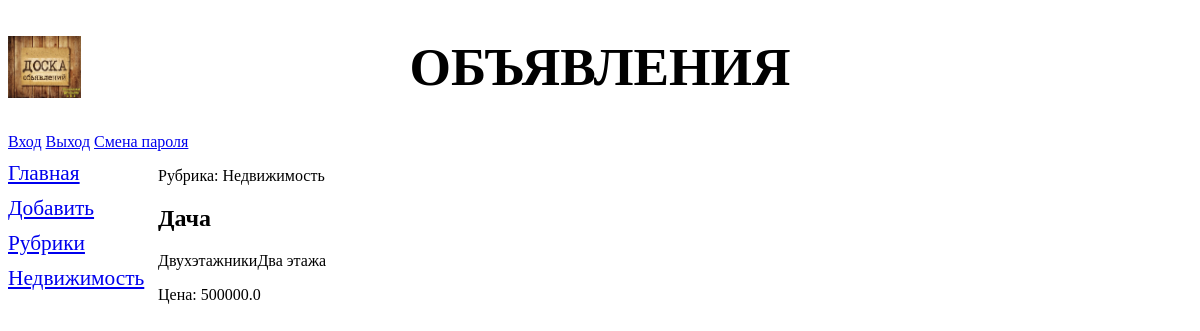
Before: /bboard/detail/1/ with the older database file.
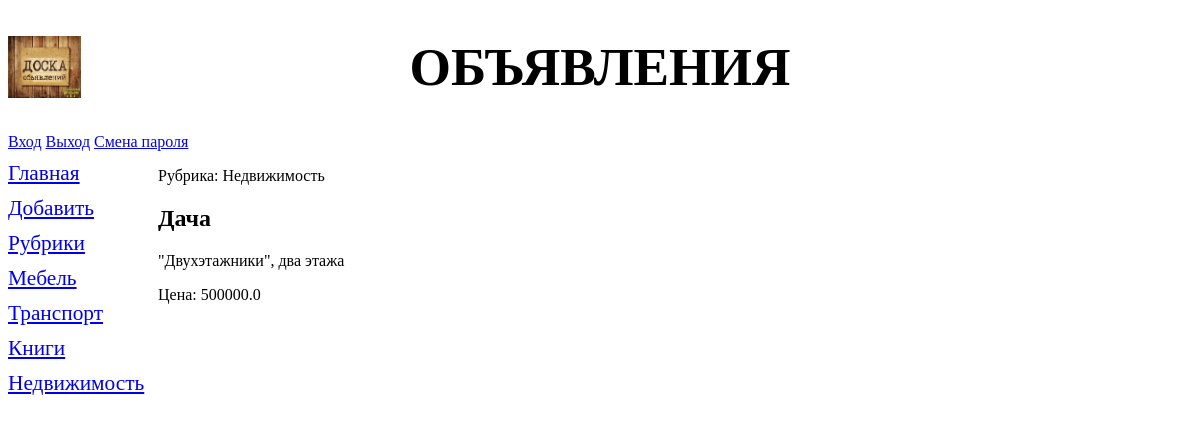
After: the same page with the newer database file.
### bboard/models.py (models this page shows, shortened)
class Rubric(models.Model):
    name = models.CharField(max_length=20, db_index=True, verbose_name='Название')
    order = models.SmallIntegerField(default=0, db_index=True)
    objects = models.Manager()
    bbs = RubricManager()
    class Meta:
        verbose_name_plural = 'Рубрики'
        verbose_name = 'Рубрика'
        ordering = ['order', 'name']

class Bb(models.Model):
    title = models.CharField(max_length=50, verbose_name='Товар')
    content = models.TextField(null=True, blank=True, verbose_name='Описание')
    price = models.FloatField(null=True, blank=True, verbose_name='Цена')
    published = models.DateTimeField(auto_now_add=True, db_index=True, verbose_name='Опубликовано')
    rubric = models.ForeignKey('Rubric', null=True, on_delete=models.PROTECT, verbose_name='Рубрика')
    objects = models.Manager()
    reverse = BbManager()
    class Meta:
        verbose_name_plural = 'Объявления'
        verbose_name = 'Объявление'
        ordering = ['-published']

### bboard/views.py (the view)
# urls.py: path('detail/<int:pk>/', BbDetailView.as_view(), name='detail'),
class BbDetailView(DetailView):
    model = Bb
    def get_context_data(self, *args, **kwargs):
        context = super().get_context_data(*args, **kwargs)
        context['rubrics'] = Rubric.objects.all()
        return context

### bboard/templates/bboard/bb_detail.html (shortened to what this page needs)
{% extends "layout/base.html" %}
{% block content %}
<p>Рубрика: {{ bb.rubric.name }}</p>
<h2>{{ bb.title }}</h2>
<p>{{ bb.content }}</p>
<p>Цена: {{ bb.price }}</p>
{% endblock %}

### bboard/templates/layout/base.html (shortened to what this page needs)
<!DOCTYPE html>
{% load static %}
<html lang="ru">
<head>
    <link rel="stylesheet" type="text/css" href="{% static 'bboard/style.css' %}">
</head>
<body>
    <header>
        <h1>Объявления</h1>
        <a href="{% url 'login' %}">Вход</a>
        <a href="{% url 'logout' %}">Выход</a>
        <a href="{% url 'password_change' %}">Смена пароля</a>
    </header>
    <nav>
        <a href="{% url 'index' %}">Главная</a>
        <a href="{% url 'add' %}">Добавить</a>
        <a href="{% url 'rubrics' %}">Рубрики</a>
        {% for rubric in rubrics %}
        <a href="{% url 'by_rubric' rubric.pk %}">
            {{ rubric.name }}</a>
        {% endfor %}
    </nav>
    <section>
        {% block content %}
        {% endblock %}
    </section>
</body>
</html>

Changed rows visible on the page:
added Rubric: name "Мебель"
added Rubric: name "Транспорт"
added Rubric: name "Книги"
changed Bb "Дача": content "ДвухэтажникиДва этажа" → "\"Двухэтажники\", два этажа"
